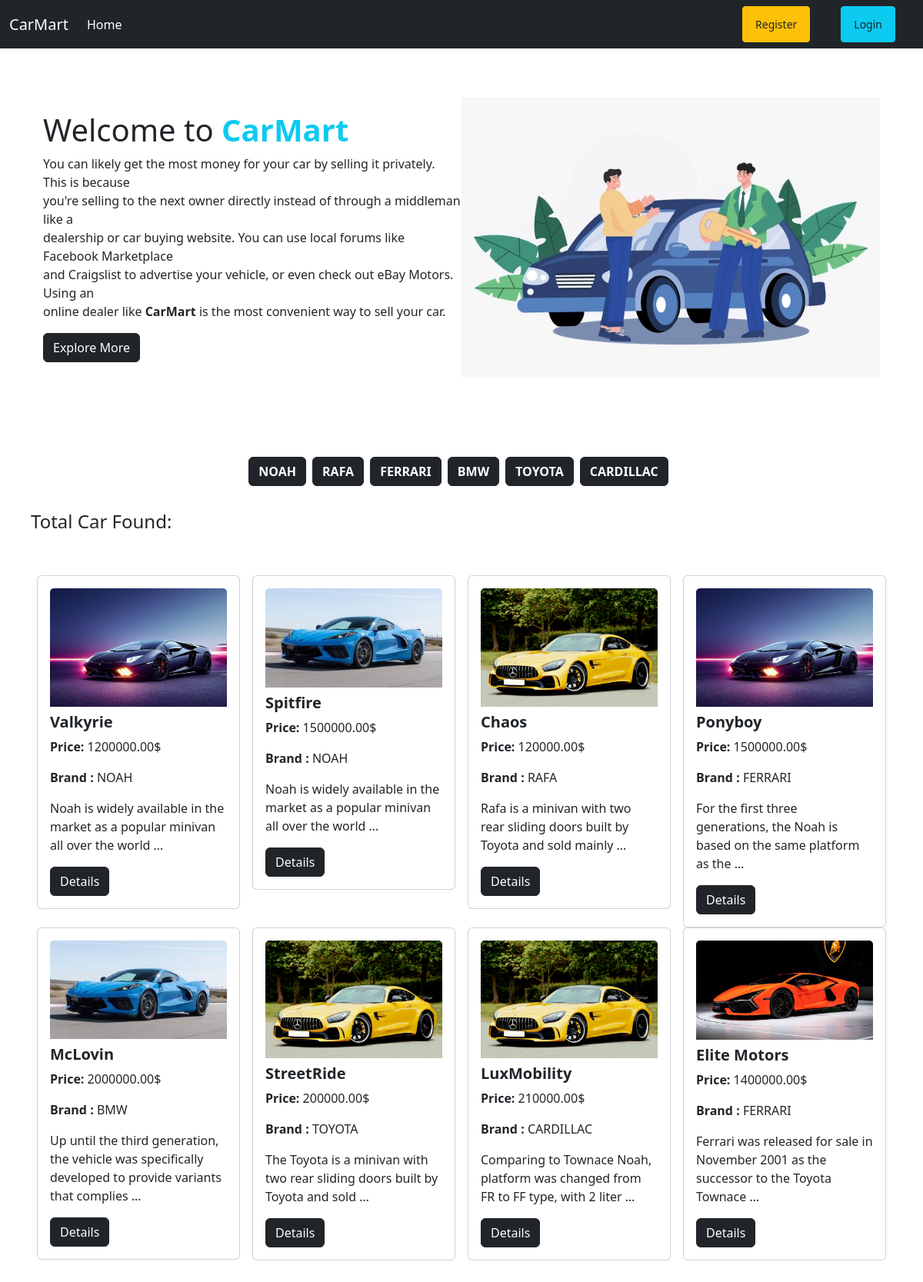
The page / on the database its author committed.
### brand/models.py (models this page shows)
class Brand(models.Model):
    name = models.CharField(max_length=255)
    slug = models.SlugField(max_length=100, unique=True, null=True, blank=True)
    def __str__(self):
        return self.name

### car/models.py (models this page shows, shortened)
class Car(models.Model):
    brand = models.ForeignKey(Brand, on_delete=models.CASCADE)
    name = models.CharField(max_length=255)
    description = models.TextField()
    image = models.ImageField(upload_to="car/media/uploads/", blank=True, null=True)
    quantity = models.IntegerField(default=0)
    price = models.DecimalField(max_digits=10, decimal_places=2)

### carSales/views.py (the view)
# urls.py: 2. Add a URL to urlpatterns:  path('', views.home, name='home')
def home(request, brand_slug=None):
    car = Car.objects.all()
    if brand_slug is not None:
        brand = Brand.objects.get(slug=brand_slug)
        car = Car.objects.filter(brand=brand)
    brand = Brand.objects.all()
    return render(request, "home.html", {"car": car, "brand": brand})

### templates/home.html
{% extends 'base.html' %} {% load static %} {% block content %}
<div class="d-flex flex-wrap px-2 py-3 m-5 align-items-center ">
  <div class="col-6">
    <h1>Welcome to <b class="text-info"> CarMart</b></h1>
    <p>
      You can likely get the most money for your car by selling it privately.
      This is because <br />you're selling to the next owner directly instead of
      through a middleman like a <br />
      dealership or car buying website. You can use local forums like Facebook
      Marketplace <br />
      and Craigslist to advertise your vehicle, or even check out eBay Motors.
      Using an <br />
      online dealer like <b>CarMart</b> is the most convenient way to sell your
      car.
    </p>
    <button class="btn btn-dark text-white">Explore More</button>
  </div>
  <div class="col-6">
    <img class="w-100 h-100" src="{% static 'img_4.jpg' %}" alt="image" />
  </div>
</div>
<div class="d-flex flex-wrap justify-content-center p-4">
  <div class="bg-white p-3">
    <div class="d-flex">
      {% for br in brand %}
      <a
        href="{% url 'brand_wise_car' br.slug %}"
        class="text-decoration-none btn btn-dark text-white me-2 fw-bold"
        >{{br.name}}</a
      >
      {% endfor %}
    </div>
  </div>
  <div class="p-3">
    <h4>Total Car Found: <b class="text-dark text-white">{{car | length }}</b></h4>
    <div class="d-flex flex-wrap pt-5">
      {% for c in car %}
      <div class="col-3">
        <div class="card mx-2" >
          <div class="card-body">
            <img src="{{c.image.url}}" class="card-img-top" alt="image" />
            <h5 class="card-title mt-2">
              <a href="" class="text-decoration-none text-dark fw-bold">{{c.name}}</a>
            </h5>
            <p><b>Price:</b> {{c.price}}$</p>
            <p><b>Brand :</b> {{c.brand}}</p>
            <p>{{c.description|truncatewords:15}}</p>
            <a class="btn btn-dark text-white text-decoration-none" href={% url 'details_car' c.id %}>Details</a>
          </div>
        </div>
      </div>
      {% endfor%}
    </div>
  </div>
</div>
{% endblock %}

### templates/base.html (shortened to what this page needs)
<!DOCTYPE html>
<html lang="en">
  <head>
    <link
      href="https://cdn.jsdelivr.net/npm/bootstrap@5.3.2/dist/css/bootstrap.min.css"
      rel="stylesheet"
    />
  </head>
  <body>
    <nav class="navbar navbar-expand-lg navbar-dark bg-dark">
      <div class="container-fluid">
        <a class="navbar-brand" href="#">CarMart</a>
        <div class="collapse navbar-collapse" id="navbarSupportedContent">
          <ul class="navbar-nav me-auto mb-2 mb-lg-0">
            <li class="nav-item">
              <a
                class="nav-link active"
                aria-current="page"
                href="{% url 'home' %}"
                >Home</a
              >
            </li>
          </ul>
          <div class="d-flex">
            <ul class="navbar-nav me-auto mb-2 mb-lg-0">
              {% if request.user.is_authenticated %}
              <li class="nav-item btn btn-sm btn-warning mx-3">
                <a class="nav-link text-dark" href="{% url 'profile' %}"
                  >Profile</a
                >
              </li>
              <li class="nav-item btn btn-sm btn-info mx-3">
                <a class="nav-link text-dark" href="{% url 'user_logout' %}"
                  >Logout</a
                >
              </li>
              {% else %}
              <li class="nav-item btn btn-sm btn-warning mx-3">
                <a class="nav-link text-dark" href="{% url 'register' %}"
                  >Register</a
                >
              </li>
              <li class="nav-item btn btn-sm btn-info mx-4">
                <a class="nav-link text-dark" href="{% url 'user_login' %}"
                  >Login</a
                >
              </li>
              {% endif %}
            </ul>
          </div>
        </div>
      </div>
    </nav>
       {% block content %} {% endblock %}
  </body>
</html>

### rows shown on the page
Brand: name "NOAH"
Brand: name "RAFA"
Brand: name "FERRARI"
Brand: name "BMW"
Brand: name "TOYOTA"
Brand: name "CARDILLAC"
Car: image (picture), name "Valkyrie", price "1200000.00", brand "NOAH", description "Noah is widely available in the market as a popular minivan all over the world …"
Car: image (picture), name "Spitfire", price "1500000.00", brand "NOAH", description "Noah is widely available in the market as a popular minivan all over the world …"
Car: image (picture), name "Chaos", price "120000.00", brand "RAFA", description "Rafa is a minivan with two rear sliding doors built by Toyota and sold mainly …"
Car: image (picture), name "Ponyboy", price "1500000.00", brand "FERRARI", description "For the first three generations, the Noah is based on the same platform as the …"
Car: image (picture), name "McLovin", price "2000000.00", brand "BMW", description "Up until the third generation, the vehicle was specifically developed to provide variants that complies …"
Car: image (picture), name "StreetRide", price "200000.00", brand "TOYOTA", description "The Toyota is a minivan with two rear sliding doors built by Toyota and sold …"
Car: image (picture), name "LuxMobility", price "210000.00", brand "CARDILLAC", description "Comparing to Townace Noah, platform was changed from FR to FF type, with 2 liter …"
Car: image (picture), name "Elite Motors", price "1400000.00", brand "FERRARI", description "Ferrari was released for sale in November 2001 as the successor to the Toyota Townace …"
